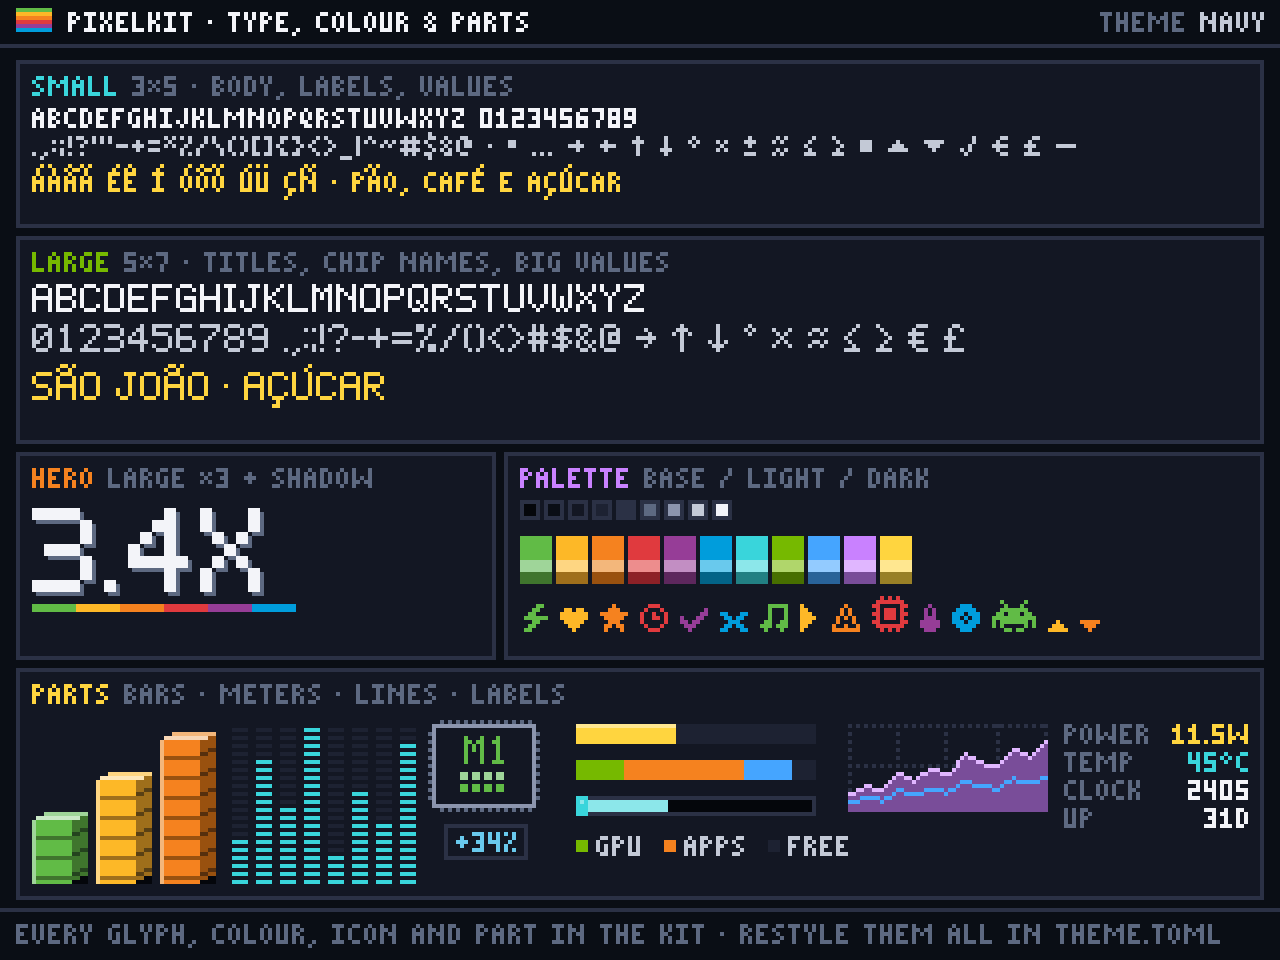

Write Python code to recreate this figure.
"""Type, palette, icon and widget specimen for the current theme."""

from pathlib import Path

from pixelkit import ICONS, Canvas

c = Canvas(preset="standard")
y = c.header("PIXELKIT · TYPE, COLOUR & PARTS", right=[("THEME ", "dim"), (c.theme.name.upper(), "text")])
bottom = c.footer("EVERY GLYPH, COLOUR, ICON AND PART IN THE KIT · RESTYLE THEM ALL IN THEME.TOML")

small = c.panel(4, y + 2, 312, 42, "SMALL", color="cyan", sub="3×5 · BODY, LABELS, VALUES")
c.text(small.x, small.y, "ABCDEFGHIJKLMNOPQRSTUVWXYZ 0123456789", "white")
c.text(small.x, small.y + 7, ".,:;!?'\"-+=*%/\\()[]{}<>_|^~#$&@ · • … → ← ↑ ↓ ° × ± ≈ ≤ ≥ ■ ▲ ▼ ✓ € £ —", "text")
c.text(small.x, small.y + 16, "ÁÀÂÃ ÉÊ Í ÓÔÕ ÚÜ ÇÑ · PÃO, CAFÉ E AÇÚCAR", "gold")

large = c.panel(4, small.y2 + 6, 312, 52, "LARGE", color="lime", sub="5×7 · TITLES, CHIP NAMES, BIG VALUES")
c.text(large.x, large.y, "ABCDEFGHIJKLMNOPQRSTUVWXYZ", "white", font="large")
c.text(large.x, large.y + 10, "0123456789 .,:;!?-+=%/()<>#$&@ → ↑ ↓ ° × ≈ ≤ ≥ € £", "text", font="large")
c.text(large.x, large.y + 22, "SÃO JOÃO · AÇÚCAR", "gold", font="large")

hero = c.panel(4, large.y2 + 6, 120, 52, "HERO", color="orange", sub="LARGE ×3 + SHADOW")
c.text(hero.x, hero.y + 2, "3.4X", "white", font="large", scale=3, shadow="dim")
c.strip(hero.x, hero.y + 26, 66, 2, c.theme.series)

pal = c.panel(126, large.y2 + 6, 190, 52, "PALETTE", color="violet", sub="BASE / LIGHT / DARK")
for i, name in enumerate(["shadow", "bg", "panel", "raised", "line", "dim", "muted", "text", "white"]):
    c.rect(pal.x + i * 6, pal.y, 5, 5, name)
    c.box(pal.x + i * 6, pal.y, 5, 5, "line")
for i, name in enumerate(c.theme.accents):
    x = pal.x + i * 9
    c.rect(x, pal.y + 9, 8, 6, name)
    c.rect(x, pal.y + 15, 8, 3, name + ".light")
    c.rect(x, pal.y + 18, 8, 3, name + ".dark")
x = pal.x
for i, name in enumerate(ICONS):
    w, h = c.icon(x, pal.y + 33 - len(ICONS[name].split("/")), name, c.series(i))
    x += w + 3

top = hero.y2 + 6
parts = c.panel(4, top, 312, bottom - 2 - top, "PARTS", color="gold", sub="BARS · METERS · LINES · LABELS")
base = parts.y2
for i, h in enumerate((16, 26, 36)):
    c.bar3d(parts.x + i * 16, base, 10, h, c.series(i))
for i, f in enumerate((0.3, 0.8, 0.5, 1.0, 0.2, 0.6, 0.4, 0.9)):
    c.seg_column(parts.x + 50 + i * 6, parts.y + 2, 4, parts.h - 2, f, "cyan", seg=1, gap=1)
c.chip(parts.x + 100, parts.y + 2, 26, 21, "M1", "green", cores=8)
c.tag(parts.x + 113, parts.y + 27, "+34%", "blue.light", align="center")
mx = parts.x + 136
c.meter(mx, parts.y + 2, 60, 5, 0.42, "gold")
c.stacked(mx, parts.y + 11, 60, 5, [(2, "lime"), (5, "orange"), (2, "sky")], total=10)
c.gauge(mx, parts.y + 20, 60, 0.35, "cyan")
c.legend(mx, parts.y + 30, [("GPU", "lime"), ("APPS", "orange"), ("FREE", "raised")])
sx = parts.x + 204
c.grid(sx, parts.y + 2, 50, 22, rows=2, cols=4)
wave = [3, 5, 4, 8, 6, 9, 7, 12, 10, 9, 13, 11, 14]
c.spark(sx, parts.y + 4, 50, 20, wave, "violet.light", fill="violet.dark", lo=0, hi=16)
c.spark(sx, parts.y + 4, 50, 20, [v * 0.5 for v in wave], "sky", lo=0, hi=16)
c.kv(parts.x + 258, parts.y + 2, 46, [("POWER", "11.5W", "gold"), ("TEMP", "45°C", "cyan"),
                                      ("CLOCK", "2405"), ("UP", "31D")])

c.save(Path(__file__).with_suffix(".png"))
